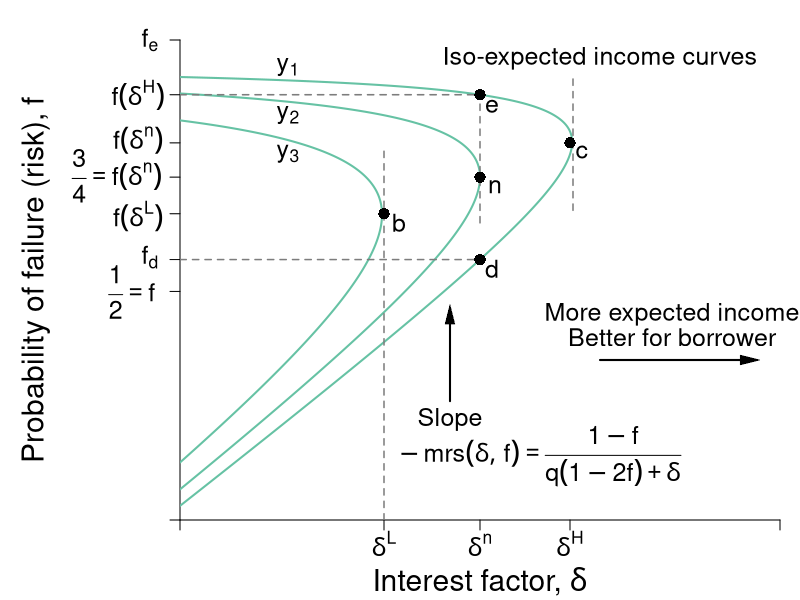

The R source for this figure:
#Graph Designer: Simon Halliday
#Authors: Bowles, Foley and Halliday
#Title: Coordination, Conflict and Competition: A Text in Microeconomics

library(shape)
pdf(file = "credit/non_contractual_brf_part_a.pdf", width = 8, height = 6)

#Set parameters for graphics
axislabelsize <- 1.8
labelsize <- 1.5
namesize <- 1.8
annotatesize <- 1.5
graphlinewidth <- 2
segmentlinewidth <- 1.5

COL <- c("#7fc97f", "#beaed4", "#fdc086", "#ffff99", "#386cb0", "#f0027f", "#bf5b17", "#666666")
COLA <- c("#e0f3db", "#99d8c9","#66c2a4","#41ae76", "#238b45", "#005824")
COLB <- c("#c6dbef", "#4eb3d3", "#2b8cbe", "#0868ac","#084081")
grays <- gray.colors(25, start = 1, end = 0)

#Edited the margins to cater for the larger LHS labels
par(mar =  c(4, 9, 2, 1))

brfFn <- function(delta, mu = 1) {
  .5 + (delta / (2 * mu)) 
}

isoreturnFn <- function(delta, pi=0.125) {
  1 - (pi)/delta
}


yFn <- function(d1, f1, mu = 1){
  mu*f1*(1 - f1) - d1*(1 - f1)
}

ylow <- function(delta, mu = 1, ybar = 0.03){
  (-sqrt(delta^2 - 2*delta*mu + mu^2 - 4*mu*ybar) + delta + mu)/(2*mu)
}

yhigh <- function(delta, mu = 1, ybar = 0.03){
  (sqrt(delta^2 - 2*delta*mu + mu^2 - 4*mu*ybar) + delta + mu)/(2*mu)
}

xlims <- c(0, 1)
ylims <- c(0, 1.05)

npts <- 501 
d1 <- seq(xlims[1], xlims[2], length.out = npts)
f1 <- seq(ylims[1], ylims[2], length.out = npts) 
a <- c(0.03, 0.0625, 0.11)

plot(0, 0, xlim = xlims, ylim = ylims, type = "n",
     xlab = expression(paste("")),
     ylab = expression(paste("")), 
     xaxt = "n", 
     yaxt = "n", 
     cex.lab = axislabelsize, 
     bty = "n", 
     xaxs="i", 
     yaxs="i"
)


# ticksy <- seq(from = 0, to = ylims[2], by = 0.1)
# ylabels <- seq(from = 0, to = ylims[2], by = 0.1)
# ticksx <- seq(from = 0, to = xlims[2], by = 0.1)
# xlabels <- seq(from = 0, to = xlims[2], by = 0.1)
ticksy <- c(ylims[1], 0.5, ylow(delta = 0.5), brfFn(delta = 0.34), brfFn(delta = 0.5), brfFn(delta = 0.65), yhigh(delta = 0.5), ylims[2])
ylabels <- c(NA, NA, NA, NA,NA,NA, NA, NA)
#ylabels <- c(NA, expression(paste(f == frac(1,2))), expression(paste(f^d)), expression(paste(f*(delta^L) )),  expression(paste(f*(delta^n) == frac(3,4))),expression(paste(f*(delta^H) )), expression(paste(f^e)), NA)
ticksx <- c(xlims[1], 0.34, 0.5, 0.65, xlims[2])
xlabels <- c(NA,  expression(paste(delta^L)), expression(paste(delta^n)), expression(paste(delta^H)), NA)

axis(1, at = ticksx, pos = 0, labels = xlabels, cex.axis = labelsize)
axis(2, at = ticksy, pos = 0, labels = ylabels, las = 1,cex.axis = labelsize)

#ylabels <- c(NA, expression(paste(f == frac(1,2))), expression(paste(f^d)), expression(paste(f*(delta^L) )),  expression(paste(f*(delta^n) == frac(3,4))),expression(paste(f*(delta^H) )), expression(paste(f^e)), NA)
text(-0.08, 0.5, expression(paste(frac(1,2) == f)), cex = labelsize, xpd =TRUE)
text(-0.05, 0.575, expression(paste(f[d])), cex = labelsize, xpd =TRUE)
text(-0.07, 0.665, expression(paste(f*(delta^L) )), cex = labelsize, xpd =TRUE)
text(-0.105, 0.753, expression(paste(frac(3,4) == f*(delta^n) )), cex = labelsize, xpd =TRUE)
text(-0.07, 0.832, expression(paste(f*(delta^n))), cex = labelsize, xpd =TRUE)
text(-0.07, 0.93, expression(paste(f*(delta^H) )), cex = labelsize, xpd =TRUE)
text(-0.05, 1.05, expression(paste(f[e])), cex = labelsize, xpd =TRUE)
# y-labels with numeric values
# text(-0.0905, 0.48, expression(paste(frac(1,2) == f)), cex = labelsize, xpd =TRUE)
# text(-0.05, 0.58, expression(paste(0.57 == f^d)), cex = labelsize, xpd =TRUE)
# text(-0.07, 0.66, expression(paste(0.67 == f*(delta^L) )), cex = labelsize, xpd =TRUE)
# text(-0.105, 0.76, expression(paste(frac(3,4) == f*(delta^n))), cex = labelsize, xpd =TRUE)
# text(-0.07, 0.84, expression(paste(0.83 == f*(delta^n) )), cex = labelsize, xpd =TRUE)
# text(-0.07, 0.93, expression(paste(0.93 == f*(delta^H) )), cex = labelsize, xpd =TRUE)
# text(-0.05, 1.05, expression(paste(1.05f^e)), cex = labelsize, xpd =TRUE)


npts <- 503 
xx1 <- seq(xlims[1], xlims[2], length.out = npts)
xx2 <- seq(0, 1, length.out = npts)

#Draw the graphs
#lines(xx1, brfFn(xx1), col = COLA[4], lwd = graphlinewidth)

#Axis labels
mtext(expression(paste("Interest factor, ", delta)), side = 1, line = 3, cex = axislabelsize)
text(-0.24, 0.5*(ylims[2]), expression(paste("Probability of failure (risk), ", f)), xpd = TRUE, cex = axislabelsize, srt = 90) 

#Contour lines
contour(d1, f1,
        outer(d1, f1, yFn),
        drawlabels = FALSE,
        col = COLA[3],
        lwd = graphlinewidth,
        levels = a,
        xaxs="i",
        yaxs="i",
        add = TRUE)

segments(0.5, 0.65, 0.5, yhigh(delta = 0.5), lty = 2, col = grays[20] , lwd = segmentlinewidth)
segments(0, yhigh(delta = 0.5), 0.5, yhigh(delta = 0.5), lty = 2, col = grays[20] , lwd = segmentlinewidth)
segments(0, ylow(delta = 0.5), 0.5, ylow(delta = 0.5), lty = 2, col = grays[20] , lwd = segmentlinewidth)

segments(0.34,0, 0.34, brfFn(delta = 0.34) + 0.15, lty = 2, col = grays[20] , lwd = segmentlinewidth)
segments(0.655, brfFn(delta = 0.655) - 0.15, 0.655, brfFn(delta = 0.655) + 0.15, lty = 2, col = grays[20] , lwd = segmentlinewidth)

#segments(0, brfFn(delta = 0.5), 0.5, brfFn(delta = 0.5), lty = 2, col = "gray" , lwd = segmentlinewidth)

# 
# segments(8, 0, 8,indiffA(x = 8)  , lty = 2, col = "gray" , lwd = segmentlinewidth)
# segments(0, indiffA(x = 8) , 8,indiffA(x = 8)  , lty = 2, col = "gray" , lwd = segmentlinewidth)

text(0.5+ 0.025, brfFn(delta = 0.5) - 0.02, expression(paste(n)), cex = labelsize)
points(0.5, brfFn(delta = 0.5), pch = 16, col = "black", cex = 1.5)
text(0.34+ 0.025, brfFn(delta = 0.34) - 0.02, expression(paste(b)), cex = labelsize)
points(0.34, brfFn(delta = 0.34), pch = 16, col = "black", cex = 1.5)
text(0.65+ 0.02, brfFn(delta = 0.65) - 0.02, expression(paste(c)), cex = labelsize)
points(0.65, brfFn(delta = 0.65), pch = 16, col = "black", cex = 1.5)

text(0.5+ 0.02, ylow(delta = 0.5) - 0.02, expression(paste(d)), cex = labelsize)
points(0.5, ylow(delta = 0.5), pch = 16, col = "black", cex = 1.5)
text(0.5+ 0.02, yhigh(delta = 0.5) - 0.025, expression(paste(e)), cex = labelsize)
points(0.5, yhigh(delta = 0.5), pch = 16, col = "black", cex = 1.5)



text(0.7, 1.01, expression(paste("Iso-expected income curves")), cex = labelsize)
#text(0.3, 1.01, expression(paste(y[1] == y^L)), cex = labelsize)
#text(0.3, 0.88, expression(paste(y[2] == y^{NE})), cex = labelsize)
#text(0.2, 0.75, expression(paste(y[3] == y^H)), cex = labelsize)
text(0.18, 0.99, expression(paste(y[1])), cex = labelsize)
text(0.18, 0.885, expression(paste(y[2])), cex = labelsize)
text(0.18, 0.8, expression(paste(y[3])), cex = labelsize)
text(0.45, 0.22, expression(Slope), cex = labelsize)
text(0.6, 0.14, expression(paste(-mrs(delta, f) == frac(1 - f, q*(1 - 2*f) + delta))), cex = labelsize)
Arrows(0.45, 0.26, 0.45, 0.45, col = "black", lty = 1, lwd = 2, arr.type = "triangle", arr.lwd = 0.5)


text(0.82, 0.45, expression(paste("More expected income")), cex = labelsize, xpd = TRUE)
text(0.82, 0.4, expression(paste("Better for borrower")), cex = labelsize,xpd = TRUE)
Arrows(0.7, 0.35, 0.95, 0.35, col = "black", lty = 1, lwd = 2, arr.type = "triangle", arr.lwd = 0.5)


#text(0.85, 0.68, expression(paste("A's Best Response")), cex = labelsize, xpd  = TRUE)
#text(0.85, 0.63, expression(paste("function")), cex = labelsize, xpd  = TRUE)
#text(0.86, 0.55, expression(paste("Slope ", phantom() == frac(1, 2*q))), cex = labelsize, xpd  = TRUE)
#Arrows(0.85, 0.73, 0.85, 0.89, col = "black", lty = 1, lwd = 2, arr.type = "triangle", arr.lwd = 0.5)

dev.off()
